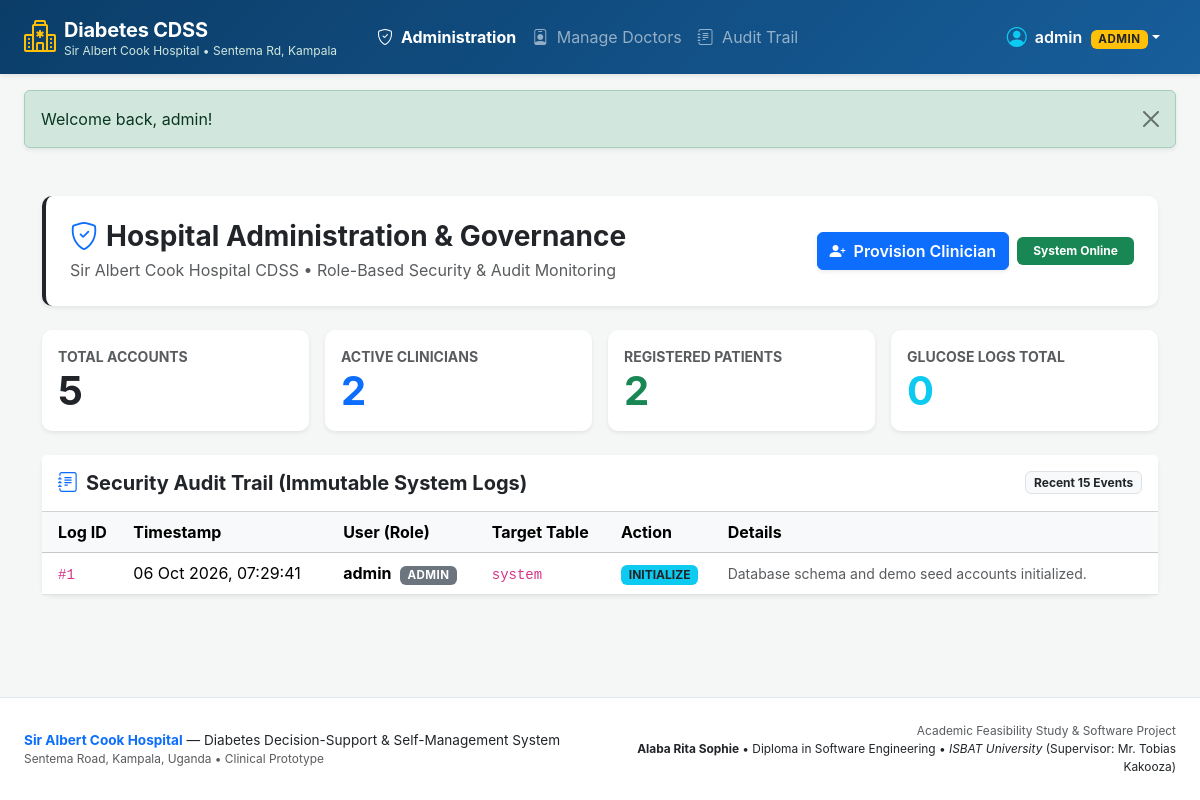
Page /admin/dashboard.php (signed in) on the committed database.
### tables this page shows
CREATE TABLE IF NOT EXISTS `audit_logs` (
    `log_id` INT AUTO_INCREMENT PRIMARY KEY,
    `user_id` INT NULL,
    `target_table` VARCHAR(50) NOT NULL,
    `action` VARCHAR(50) NOT NULL,
    `details` TEXT NOT NULL,
    `created_at` TIMESTAMP DEFAULT CURRENT_TIMESTAMP,
    CONSTRAINT `fk_audit_user` FOREIGN KEY (`user_id`) 
        REFERENCES `users` (`user_id`) ON DELETE SET NULL,
    INDEX `idx_audit_action` (`target_table`, `action`, `created_at`)
);

CREATE TABLE IF NOT EXISTS `users` (
    `user_id` INT AUTO_INCREMENT PRIMARY KEY,
    `username` VARCHAR(50) NOT NULL UNIQUE,
    `password_hash` VARCHAR(255) NOT NULL,
    `role` ENUM('patient', 'clinician', 'admin') NOT NULL,
    `email` VARCHAR(100) NOT NULL UNIQUE,
    `created_at` TIMESTAMP DEFAULT CURRENT_TIMESTAMP
);

### includes/auth.php (called while the page is built, shortened)
<?php
require_once __DIR__ . '/helpers.php';
function is_logged_in() {
    return isset($_SESSION['user_id']) && !empty($_SESSION['user_id']);
}
function current_user() {
    return [
        'user_id'   => $_SESSION['user_id'],
        'username'  => $_SESSION['username'],
        'role'      => $_SESSION['role'],
        'email'     => $_SESSION['email'] ?? '',
        'full_name' => $_SESSION['full_name'] ?? $_SESSION['username']
    ];
}

### admin/dashboard.php (the view, shortened to what this page needs)
<?php
require_once __DIR__ . '/../includes/helpers.php';
require_once __DIR__ . '/../includes/auth.php';
$pdo = get_db_connection();
$users_count = (int)$pdo->query("SELECT COUNT(*) FROM users")->fetchColumn();
$clinicians_count = (int)$pdo->query("SELECT COUNT(*) FROM clinicians")->fetchColumn();
$patients_count = (int)$pdo->query("SELECT COUNT(*) FROM patients")->fetchColumn();
$readings_count = (int)$pdo->query("SELECT COUNT(*) FROM glucose_readings")->fetchColumn();
$stmtLogs = $pdo->query("
    SELECT a.*, u.username, u.role
    FROM audit_logs a
    LEFT JOIN users u ON a.user_id = u.user_id
    ORDER BY a.created_at DESC
    LIMIT 15
");
$recent_logs = $stmtLogs->fetchAll();
require_once __DIR__ . '/../includes/header.php';
?>
<div class="container py-3">
    <div class="card bg-white shadow-sm mb-4 border-start border-4 border-dark">
        <div class="card-body p-4 d-flex flex-wrap justify-content-between align-items-center">
            <div>
                <h3 class="fw-bold mb-1"><i class="bi bi-shield-check text-primary me-2"></i>Hospital Administration & Governance</h3>
                <p class="text-muted mb-0">Sir Albert Cook Hospital CDSS &bull; Role-Based Security & Audit Monitoring</p>
            </div>
            <div class="mt-3 mt-md-0 d-flex gap-2">
                <a href="<?= BASE_URL ?>admin/manage_clinicians.php" class="btn btn-primary fw-semibold shadow-sm">
                    <i class="bi bi-person-plus-fill me-1"></i> Provision Clinician
                </a>
                <span class="badge bg-success py-2 px-3 align-self-center">System Online</span>
            </div>
        </div>
    </div>
    <div class="row g-3 mb-4">
        <div class="col-md-3">
            <div class="card shadow-sm border-0">
                <div class="card-body">
                    <div class="text-muted small text-uppercase fw-bold">Total Accounts</div>
                    <div class="display-6 fw-bold"><?= $users_count ?></div>
                </div>
            </div>
        </div>
        <div class="col-md-3">
            <div class="card shadow-sm border-0">
                <div class="card-body">
                    <div class="text-muted small text-uppercase fw-bold">Active Clinicians</div>
                    <div class="display-6 fw-bold text-primary"><?= $clinicians_count ?></div>
                </div>
            </div>
        </div>
        <div class="col-md-3">
            <div class="card shadow-sm border-0">
                <div class="card-body">
                    <div class="text-muted small text-uppercase fw-bold">Registered Patients</div>
                    <div class="display-6 fw-bold text-success"><?= $patients_count ?></div>
                </div>
            </div>
        </div>
        <div class="col-md-3">
            <div class="card shadow-sm border-0">
                <div class="card-body">
                    <div class="text-muted small text-uppercase fw-bold">Glucose Logs Total</div>
                    <div class="display-6 fw-bold text-info"><?= $readings_count ?></div>
                </div>
            </div>
        </div>
    </div>
    <div class="card shadow-sm border-0">
        <div class="card-header bg-white py-3 d-flex justify-content-between align-items-center">
            <h5 class="mb-0 fw-bold"><i class="bi bi-journal-text text-primary me-2"></i>Security Audit Trail (Immutable System Logs)</h5>
            <span class="badge bg-light text-dark border">Recent 15 Events</span>
        </div>
        <div class="card-body p-0">
            <div class="table-responsive">
                <table class="table table-hover align-middle mb-0">
                    <thead class="table-light">
                        <tr>
                            <th class="ps-3">Log ID</th>
                            <th>Timestamp</th>
                            <th>User (Role)</th>
                            <th>Target Table</th>
                            <th>Action</th>
                            <th class="pe-3">Details</th>
                        </tr>
                    </thead>
                    <tbody>
                        <?php if (empty($recent_logs)): ?>
                            <tr><td colspan="6" class="text-center py-4 text-muted">No audit activity recorded yet.</td></tr>
                        <?php else: ?>
                            <?php foreach ($recent_logs as $log): ?>
                                <tr>
                                    <td class="ps-3"><code>#<?= $log['log_id'] ?></code></td>
                                    <td><?= date('d M Y, H:i:s', strtotime($log['created_at'])) ?></td>
                                    <td>
                                        <?php if ($log['username']): ?>
                                            <strong><?= htmlspecialchars($log['username']) ?></strong>
                                            <span class="badge bg-secondary badge-role ms-1"><?= htmlspecialchars($log['role']) ?></span>
                                        <?php else: ?>
                                            <span class="text-muted">System</span>
                                        <?php endif; ?>
                                    </td>
                                    <td><code><?= htmlspecialchars($log['target_table']) ?></code></td>
                                    <td>
                                        <span class="badge bg-info text-dark fw-bold"><?= htmlspecialchars($log['action']) ?></span>
                                    </td>
                                    <td class="pe-3 small text-muted"><?= htmlspecialchars($log['details']) ?></td>
                                </tr>
                            <?php endforeach; ?>
                        <?php endif; ?>
                    </tbody>
                </table>
            </div>
        </div>
    </div>
</div>
<?php require_once __DIR__ . '/../includes/footer.php'; ?>

### includes/header.php (shortened to what this page needs)
<?php
require_once __DIR__ . '/helpers.php';
require_once __DIR__ . '/auth.php';
$user = current_user();
?>
<!DOCTYPE html>
<html lang="en">
<head>
    <link href="https://cdn.jsdelivr.net/npm/bootstrap@5.3.2/dist/css/bootstrap.min.css" rel="stylesheet">
    <link rel="stylesheet" href="https://cdn.jsdelivr.net/npm/bootstrap-icons@1.11.3/font/bootstrap-icons.min.css">
</head>
<body>
<nav class="navbar navbar-expand-lg navbar-dark navbar-med shadow-sm sticky-top">
    <div class="container-fluid px-lg-4">
        <a class="navbar-brand d-flex align-items-center" href="<?= BASE_URL ?>">
            <i class="bi bi-hospital fs-2 me-2 text-warning"></i>
            <div>
                <span class="hospital-brand">Diabetes CDSS</span>
                <span class="hospital-subtitle">Sir Albert Cook Hospital • Sentema Rd, Kampala</span>
            </div>
        </a>
        <div class="collapse navbar-collapse" id="topNav">
            <ul class="navbar-nav me-auto mb-2 mb-lg-0 ms-lg-3">
                <?php if (is_logged_in()): ?>
                    <?php if ($_SESSION['role'] === 'patient'): ?>
                        <li class="nav-item">
                            <a class="nav-link <?= (str_contains($_SERVER['REQUEST_URI'], 'patient/dashboard')) ? 'active fw-bold' : '' ?>" href="<?= BASE_URL ?>patient/dashboard.php">
                                <i class="bi bi-speedometer2 me-1"></i> My Dashboard
                            </a>
                        </li>
                        <li class="nav-item">
                            <a class="nav-link <?= (str_contains($_SERVER['REQUEST_URI'], 'patient/log_glucose')) ? 'active fw-bold' : '' ?>" href="<?= BASE_URL ?>patient/log_glucose.php">
                                <i class="bi bi-plus-circle me-1"></i> Log Reading
                            </a>
                        </li>
                        <li class="nav-item">
                            <a class="nav-link <?= (str_contains($_SERVER['REQUEST_URI'], 'patient/history')) ? 'active fw-bold' : '' ?>" href="<?= BASE_URL ?>patient/history.php">
                                <i class="bi bi-graph-up me-1"></i> Glucose History
                            </a>
                        </li>
                    <?php elseif ($_SESSION['role'] === 'admin'): ?>
                        <li class="nav-item">
                            <a class="nav-link <?= (str_contains($_SERVER['REQUEST_URI'], 'admin/dashboard')) ? 'active fw-bold' : '' ?>" href="<?= BASE_URL ?>admin/dashboard.php">
                                <i class="bi bi-shield-check me-1"></i> Administration
                            </a>
                        </li>
                        <li class="nav-item">
                            <a class="nav-link <?= (str_contains($_SERVER['REQUEST_URI'], 'admin/manage_clinicians')) ? 'active fw-bold' : '' ?>" href="<?= BASE_URL ?>admin/manage_clinicians.php">
                                <i class="bi bi-person-badge me-1"></i> Manage Doctors
                            </a>
                        </li>
                        <li class="nav-item">
                            <a class="nav-link <?= (str_contains($_SERVER['REQUEST_URI'], 'admin/audit_trail')) ? 'active fw-bold' : '' ?>" href="<?= BASE_URL ?>admin/audit_trail.php">
                                <i class="bi bi-journal-text me-1"></i> Audit Trail
                            </a>
                        </li>
                    <?php endif; ?>
                <?php endif; ?>
            </ul>
            <ul class="navbar-nav ms-auto align-items-lg-center">
                <?php if (is_logged_in()): ?>
                    <li class="nav-item dropdown me-2">
                        <a class="nav-link dropdown-toggle text-white d-flex align-items-center" href="#" role="button" data-bs-toggle="dropdown">
                            <i class="bi bi-person-circle fs-5 me-2 text-info"></i>
                            <div>
                                <span class="fw-semibold"><?= htmlspecialchars($user['full_name']) ?></span>
                                <span class="badge bg-warning text-dark ms-1 badge-role"><?= htmlspecialchars($user['role']) ?></span>
                            </div>
                        </a>
                    </li>
                <?php endif; ?>
            </ul>
        </div>
    </div>
</nav>
<div class="container-fluid px-lg-4 py-3">
    <?= display_flash() ?>
</div>
<main class="main-content">

### includes/header.php (style rules this page uses)
:root { --primary-med: #0d6efd; --med-dark: #0a4275; --danger-bg: #dc3545; --warning-bg: #ffc107; --success-med: #198754; }
body { background-color: #f4f7f6; font-family: -apple-system, BlinkMacSystemFont, "Segoe UI", Roboto, "Helvetica Neue", Arial, sans-serif; min-height: 100vh; display: flex; flex-direction: column; }
.main-content { flex: 1; }
.hospital-brand { font-weight: 700; letter-spacing: -0.2px; }
.hospital-subtitle { font-size: 0.75rem; color: #d1e7dd; display: block; margin-top: -3px; }
.navbar-med { background: linear-gradient(135deg, #0b3d68 0%, #175e9b 100%); }
.card { border: none; border-radius: 10px; box-shadow: 0 4px 12px rgba(0,0,0,0.05); }
.badge-role { font-size: 0.72rem; padding: 0.35em 0.65em; text-transform: uppercase; font-weight: 700; letter-spacing: 0.5px; }

### rows in the picture
audit_logs: user.role "ADMIN", log_id "1", created_at "06 Oct 2026, 07:29:41", user.username "admin", target_table "system", action "INITIALIZE", details "Database schema and demo seed accounts initialized."

### other values in the picture
$user['full_name'] "admin"
$message "Welcome back, admin!"
$users_count "5"
$clinicians_count "2"
$patients_count "2"
$readings_count "0"
